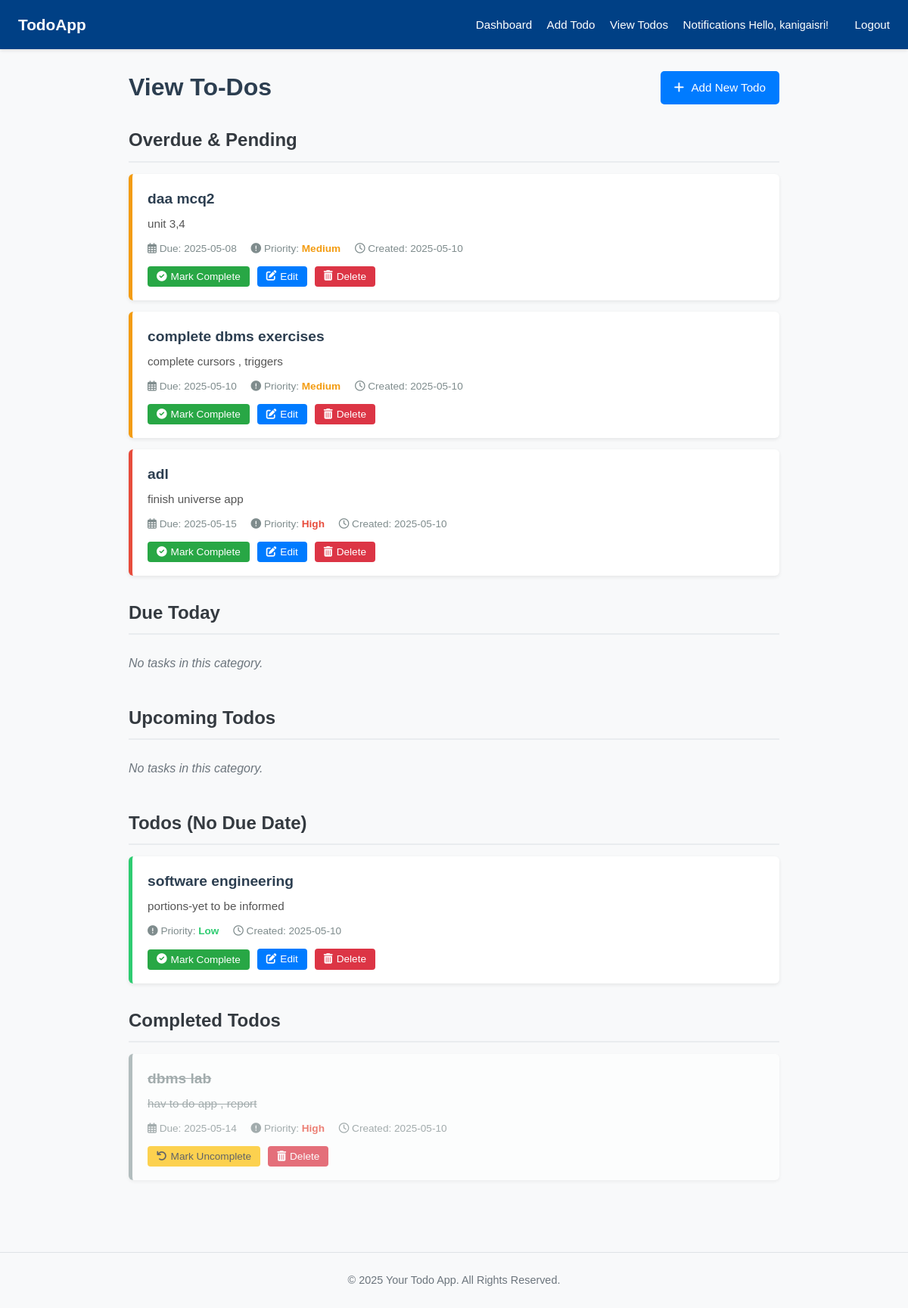
The app's page /todos (signed in) with its own data.
### app.py (models this page shows, shortened)
class User(UserMixin, db.Model):
    __tablename__ = 'user'
    id = db.Column(db.Integer, primary_key=True)
    username = db.Column(db.String(80), unique=True, nullable=False)
    email = db.Column(db.String(120), unique=True, nullable=False)
    password_hash = db.Column(db.String(200), nullable=False)
    todos = db.relationship('Todo', backref='author', lazy='dynamic', cascade="all, delete-orphan")
    notifications = db.relationship('Notification', foreign_keys='Notification.user_id', backref='recipient', lazy='dynamic', cascade="all, delete-orphan")

class Todo(db.Model):
    __tablename__ = 'todo'
    id = db.Column(db.Integer, primary_key=True)
    title = db.Column(db.String(150), nullable=False)
    description = db.Column(db.Text, nullable=True)
    due_date = db.Column(db.DateTime, nullable=True)
    is_completed = db.Column(db.Boolean, default=False, nullable=False)
    priority = db.Column(db.String(20), default='Medium') # 'High', 'Medium', 'Low'
    user_id = db.Column(db.Integer, db.ForeignKey('user.id'), nullable=False)
    created_at = db.Column(db.DateTime, default=datetime.utcnow, nullable=False)
    updated_at = db.Column(db.DateTime, default=datetime.utcnow, onupdate=datetime.utcnow, nullable=False)
    notifications = db.relationship('Notification', foreign_keys='Notification.todo_id', backref='related_task', lazy='dynamic', cascade="all, delete-orphan")
    def __repr__(self):
        return f'<Todo {self.title}>'

### app.py (the view)
@app.route('/todos')
@login_required
def view_todos():
    today = date.today()
    tomorrow = today + timedelta(days=1)
    create_due_today_notifications(current_user)
    print(f"--- Checking todos for user ID: {current_user.id} ---")
    pending_todos_list = Todo.query.filter(
        Todo.user_id == current_user.id,
        Todo.is_completed == False,
        Todo.due_date.isnot(None),
        Todo.due_date < datetime.combine(today, datetime.min.time())
    ).order_by(Todo.due_date.asc()).all()
    print(f"Pending Todos: {pending_todos_list}") # See if this list is empty or has items
    current_todos_list = Todo.query.filter(
        Todo.user_id == current_user.id,
        Todo.is_completed == False,
        Todo.due_date.isnot(None),
        func.date(Todo.due_date) == today
    ).order_by(Todo.priority, Todo.due_date.asc()).all()
    print(f"Current Todos: {current_todos_list}")
    upcoming_todos_list = Todo.query.filter(
        Todo.user_id == current_user.id,
        Todo.is_completed == False,
        Todo.due_date.isnot(None),
        Todo.due_date >= datetime.combine(tomorrow, datetime.min.time())
    ).order_by(Todo.due_date.asc()).all()
    print(f"Upcoming Todos: {upcoming_todos_list}")
    no_due_date_todos_list = Todo.query.filter(
        Todo.user_id == current_user.id,
        Todo.is_completed == False,
        Todo.due_date.is_(None)
    ).order_by(Todo.created_at.desc()).all()
    print(f"No Due Date Todos: {no_due_date_todos_list}")
    completed_todos_list = Todo.query.filter_by(
        user_id=current_user.id, is_completed=True
    ).order_by(Todo.updated_at.desc()).all()
    print(f"Completed Todos: {completed_todos_list}")
    todo_sections_data = {
        'pending_todos': pending_todos_list,
        'current_todos': current_todos_list,
        'upcoming_todos': upcoming_todos_list,
        'no_due_date_todos': no_due_date_todos_list,
        'completed_todos': completed_todos_list
    }
    csrf_token_val = ''
    try:
        csrf_token_val = generate_csrf()
    except RuntimeError:
        app.logger.warning("Could not generate CSRF token for view_todos. Ensure CSRF is configured.")
        pass
    return render_template('view_todos.html',
                           title='View To-Dos',
                           todo_sections=todo_sections_data,
                           csrf_token_value=csrf_token_val,
                           now=datetime.utcnow
                           )

### app.py (called while the page is built, shortened)
@login_manager.user_loader
def load_user(user_id):
    return User.query.get(int(user_id))

def create_due_today_notifications(user):
    today = date.today()
    current_todos_for_notification = Todo.query.filter(
        Todo.user_id == user.id,
        Todo.is_completed == False,
        Todo.due_date.isnot(None), # Ensure due_date is set
        func.date(Todo.due_date) == today # Compare only the date part
    ).all()
    notifications_created_count = 0
    if notifications_created_count > 0:
        db.session.commit()

@app.context_processor
def inject_unread_notification_count():
    if current_user.is_authenticated:
        count = Notification.query.filter_by(user_id=current_user.id, is_read=False).count()
        return dict(unread_notifications_count=count)
    return dict(unread_notifications_count=0)

### templates/view_todos.html (shortened to what this page needs)
<!DOCTYPE html>
<html lang="en">
<head>
    <link rel="stylesheet" href="https://cdnjs.cloudflare.com/ajax/libs/font-awesome/6.0.0-beta3/css/all.min.css">
</head>
<body>
    <nav class="navbar">
        <div class="brand"><a href="{{ url_for('dashboard') }}">TodoApp</a></div>
        <div class="nav-links">
            {% if current_user.is_authenticated %}
                <a href="{{ url_for('dashboard') }}">Dashboard</a>
                <a href="{{ url_for('add_todo') }}">Add Todo</a>
                <a href="{{ url_for('view_todos') }}">View Todos</a>
                <a href="{{ url_for('notifications_page') }}">
                    Notifications {% if unread_notifications_count > 0 %}<span class="badge-notification">{{ unread_notifications_count }}</span>{% endif %}
                </a>
                <span class="user-greeting">Hello, {{ current_user.username }}!</span>
                <a href="{{ url_for('logout') }}">Logout</a>
            {% else %}
                <a href="{{ url_for('login') }}">Login</a><a href="{{ url_for('register') }}">Register</a>
            {% endif %}
        </div>
    </nav>
    <div class="app-container">
        <div class="todos-header">
            <h1>{{ title }}</h1>
            <a href="{{ url_for('add_todo') }}" class="add-todo-btn"><i class="fas fa-plus"></i> Add New Todo</a>
        </div>
        {% set sections_meta = [
            {'key': 'pending_todos', 'title': 'Overdue & Pending'},
            {'key': 'current_todos', 'title': 'Due Today'},
            {'key': 'upcoming_todos', 'title': 'Upcoming Todos'},
            {'key': 'no_due_date_todos', 'title': 'Todos (No Due Date)'},
            {'key': 'completed_todos', 'title': 'Completed Todos'}
        ] %}
        {% for section_info in sections_meta %}
            {% set current_section_key = section_info.key %}
            {% set current_section_title = section_info.title %}
            {% set todos_list = todo_sections[current_section_key] %}
            <div class="todo-section">
                <h2>{{ current_section_title }}</h2>
                {% if todos_list %}
                    <div class="todos-list-container">
                        {% for todo in todos_list %}
                        <div class="todo-item priority-{{ todo.priority }} {% if todo.is_completed %}completed{% endif %}" id="todo-{{ todo.id }}">
                            <div class="todo-details">
                                <h3 class="todo-title">{{ todo.title }}</h3>
                                {% if todo.description %}
                                <p class="todo-description">{{ todo.description }}</p>
                                {% endif %}
                                <div class="todo-meta">
                                    {% if todo.due_date %}
                                    <span><i class="far fa-calendar-alt"></i> Due: {{ todo.due_date.strftime('%Y-%m-%d') }}</span>
                                    {% endif %}
                                    <span><i class="fas fa-exclamation-circle"></i> Priority: <strong class="priority-tag">{{ todo.priority }}</strong></span>
                                    <span><i class="far fa-clock"></i> Created: {{ todo.created_at.strftime('%Y-%m-%d') }}</span>
                                </div>
                            </div>
                            <div class="todo-actions">
                                {% if not todo.is_completed %}
                                <form action="{{ url_for('complete_todo', todo_id=todo.id) }}" method="POST" style="display: inline;">
                                    <button type="submit" class="action-btn btn-complete"><i class="fas fa-check-circle"></i> Mark Complete</button>
                                </form>
                                <button class="action-btn btn-edit"
                                        data-id="{{ todo.id }}"
                                        data-title="{{ todo.title }}"
                                        data-description="{{ todo.description or '' }}"
                                        data-due_date="{{ todo.due_date.strftime('%Y-%m-%d') if todo.due_date else '' }}"
                                        data-priority="{{ todo.priority }}">
                                    <i class="fas fa-edit"></i> Edit
                                </button>
                                {% else %}
                                <form action="{{ url_for('uncomplete_todo', todo_id=todo.id) }}" method="POST" style="display: inline;">
                                    <button type="submit" class="action-btn btn-uncomplete"><i class="fas fa-undo"></i> Mark Uncomplete</button>
                                </form>
                                {% endif %}
                                <button class="action-btn btn-delete" data-id="{{ todo.id }}" data-title="{{ todo.title }}">
                                    <i class="fas fa-trash-alt"></i> Delete
                                </button>
                            </div>
                        </div>
                        {% endfor %}
                    </div>
                {% else %}
                    <p class="no-todos-msg">No tasks in this category.</p>
                {% endif %}
            </div>
        {% endfor %}
    </div>
    <footer>
        <p>© {% if now %}{{ now().year }}{% else %}2024{% endif %} Your Todo App. All Rights Reserved.</p>
    </footer>
</body>
</html>

### templates/view_todos.html (style rules this page uses)
* { margin: 0; padding: 0; box-sizing: border-box; }
body { font-family: 'Arial', sans-serif; background-color: #f8f9fa; color: #333; line-height: 1.6; }
.navbar { background-color: #004085; padding: 1rem 1.5rem; color: white; display: flex; justify-content: space-between; align-items: center; box-shadow: 0 2px 4px rgba(0,0,0,0.1); }
.navbar a { color: white; text-decoration: none; margin-left: 15px; font-size: 0.95rem; transition: color 0.2s; }
.navbar .brand a { font-size: 1.3rem; font-weight: bold; margin-left: 0; }
.navbar .nav-links .user-greeting { margin-right: 15px; font-size: 0.9rem; }
.app-container { max-width: 900px; margin: 0 auto; padding: 25px 20px; }
.todos-header { display: flex; justify-content: space-between; align-items: center; margin-bottom: 25px; }
.todos-header h1 { color: #2c3e50; font-size: 2rem; }
.todos-header .add-todo-btn { background-color: #007bff; color: white; padding: 10px 18px; text-decoration: none; border-radius: 5px; font-size: 0.95rem; transition: background-color 0.2s; }
.todos-header .add-todo-btn i { margin-right: 6px; }
.todo-section { margin-bottom: 30px; }
.todo-section h2 { color: #343a40; font-size: 1.5rem; margin-bottom: 15px; padding-bottom: 8px; border-bottom: 2px solid #e9ecef; }
.todo-section .no-todos-msg { color: #6c757d; font-style: italic; padding: 10px 0; }
.todo-item { background-color: #fff; padding: 18px 20px; margin-bottom: 15px; border-radius: 6px; box-shadow: 0 2px 5px rgba(0,0,0,0.08); position: relative; transition: box-shadow 0.2s; }
.todo-item.priority-High { border-left: 5px solid #e74c3c; }
.todo-item.priority-Medium { border-left: 5px solid #f39c12; }
.todo-item.priority-Low { border-left: 5px solid #2ecc71; }
.todo-item.completed { border-left: 5px solid #95a5a6; opacity: 0.7; }
.todo-item.completed .todo-title, .todo-item.completed .todo-description { text-decoration: line-through; color: #7f8c8d; }
.todo-details h3.todo-title { font-size: 1.2rem; color: #2c3e50; margin: 0 0 5px 0; display: inline-block; }
.todo-details .todo-description { font-size: 0.95rem; color: #555; margin-bottom: 10px; white-space: pre-wrap; }
.todo-meta { font-size: 0.85rem; color: #7f8c8d; }
.todo-meta span { margin-right: 15px; }
.todo-meta .priority-tag { font-weight: bold; }
.priority-High .priority-tag { color: #e74c3c; }
.priority-Medium .priority-tag { color: #f39c12; }
.priority-Low .priority-tag { color: #2ecc71; }
.todo-actions { margin-top: 12px; display: flex; gap: 10px; flex-wrap: wrap; }
.todo-actions .action-btn { padding: 6px 12px; border: none; border-radius: 4px; cursor: pointer; font-size: 0.85rem; transition: background-color 0.2s, transform 0.1s; display: inline-flex; align-items: center; }
.todo-actions .action-btn i { margin-right: 5px; }
.btn-complete { background-color: #28a745; color: white; }
.btn-uncomplete { background-color: #ffc107; color: #212529; }
.btn-edit { background-color: #007bff; color: white; }
.btn-delete { background-color: #dc3545; color: white; }
footer { text-align: center; margin-top: 40px; padding: 25px 20px; border-top: 1px solid #dee2e6; color: #6c757d; font-size: 0.9rem; }

### records on screen
User: username "kanigaisri"
Todo: title "daa mcq2", description "unit 3,4", due_date "2025-05-08", priority "Medium", created_at "2025-05-10"
Todo: title "complete dbms exercises", description "complete cursors , triggers", due_date "2025-05-10", priority "Medium", created_at "2025-05-10"
Todo: title "adl", description "finish universe app", due_date "2025-05-15", priority "High", created_at "2025-05-10"
Todo: title "software engineering", description "portions-yet to be informed", priority "Low", created_at "2025-05-10"
Todo: title "dbms lab", description "hav to do app , report", due_date "2025-05-14", priority "High", created_at "2025-05-10"

### other values on screen
{{ title }} "View To-Dos"
{{ current_section_title }} "Overdue & Pending" "Due Today" "Upcoming Todos" "Todos (No Due Date)" "Completed Todos"
